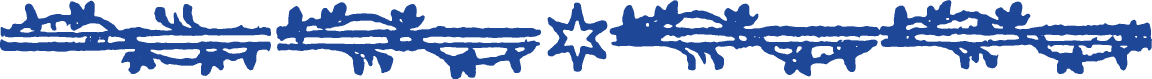
#> input picture divider-bandeau.png, 3456 x 235 px (shown at 1/3 size)
$ python -i gen_banner.py   (imports and definitions only)
#> lines starting #> are read from the running program, lines starting #| are printed output that depends on the picture
#> further down, picture is the input picture: PIL image 3456x235 RGBA; mean R, G, B, A 173.3, 187.9, 217.4, 93
#!/usr/bin/env python3
"""
Generate a vol banner PNG for archive-dive.
Design: kearney108 system — lapis duotone plate + cream text section.

Usage:
    python gen_banner.py PLATE_URL VOL_INT MONTH_UPPER YEAR OUTPUT

Example:
    python gen_banner.py https://upload.wikimedia.org/wikipedia/commons/... 2 JUNE 2026 vol-02-banner.png
"""

import io
import os
import sys
import subprocess
import urllib.request


def pip(*pkgs):
    subprocess.check_call([sys.executable, "-m", "pip", "install", "-q", *pkgs])


try:
    from PIL import Image, ImageDraw, ImageFont
except ImportError:
    pip("Pillow")
    from PIL import Image, ImageDraw, ImageFont


# --- Design tokens ---
LAPIS = (31,  71,  152)   # #1F4798
CREAM = (244, 239, 230)   # #F4EFE6
INK   = (26,  24,  20)    # #1A1814

BANNER_W = 1280
PLATE_H  = 210
TEXT_H   = 300
BANNER_H = PLATE_H + TEXT_H

YEAR_ROMAN = {
    "2025": "MMXXV",  "2026": "MMXXVI", "2027": "MMXXVII",
    "2028": "MMXXVIII", "2029": "MMXXIX", "2030": "MMXXX",
}
VOL_ROMAN = [
    "", "I", "II", "III", "IV", "V", "VI", "VII", "VIII", "IX", "X",
    "XI", "XII", "XIII", "XIV", "XV", "XVI", "XVII", "XVIII", "XIX", "XX",
]

FONT_URLS = {
    "CormorantUpright-Bold.ttf":
        "https://github.com/CatharsisFonts/Cormorant/raw/master/fonts/ttf/CormorantUpright-Bold.ttf",
    "FragmentMono-Regular.ttf":
        "https://github.com/google/fonts/raw/main/ofl/fragmentmono/FragmentMono-Regular.ttf",
    "Newsreader-Italic.ttf":
        "https://github.com/google/fonts/raw/main/ofl/newsreader/Newsreader-Italic%5Bopsz%2Cwght%5D.ttf",
}


# [32 lines left out: functions fetch, ensure_fonts, get_font, not called in this run]


def duotone(img: Image.Image) -> Image.Image:
    """Map black -> lapis, white -> cream."""
    gray = img.convert("L")
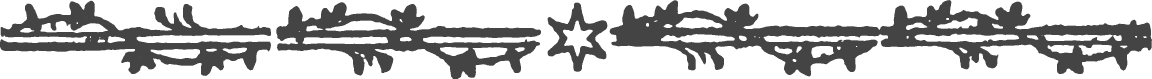
#> gray: PIL image 3456x235 L (shown at 1/3 size); min 68, max 255, mean 186.8
    r_lut = [round(LAPIS[0] + (CREAM[0] - LAPIS[0]) * i / 255) for i in range(256)]
    g_lut = [round(LAPIS[1] + (CREAM[1] - LAPIS[1]) * i / 255) for i in range(256)]
    b_lut = [round(LAPIS[2] + (CREAM[2] - LAPIS[2]) * i / 255) for i in range(256)]
    r, g, b = gray.convert("RGB").split()
    return Image.merge("RGB", (r.point(r_lut), g.point(g_lut), b.point(b_lut)))
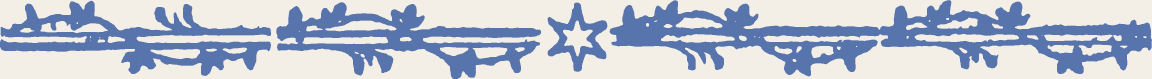
#> returned value: PIL image 3456x235 RGB (shown at 1/3 size); mean R, G, B 187.1, 194.1, 209.2


# [40 lines left out: function gen_banner, not called in this run]


# [5 lines not run here, left out]

>>> from PIL import Image
>>> picture = Image.open('divider-bandeau.png')
>>> result = duotone(picture)
